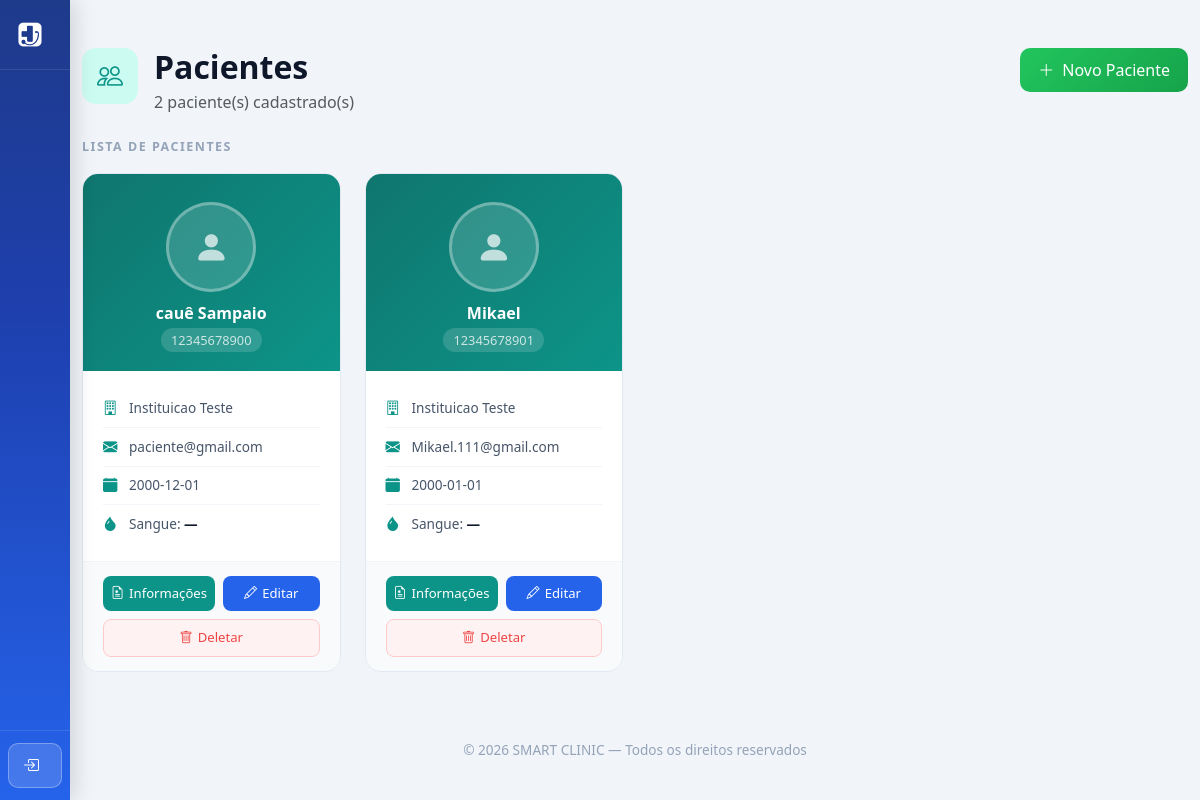
Before: /Frontend/paciente.php with the older database file.
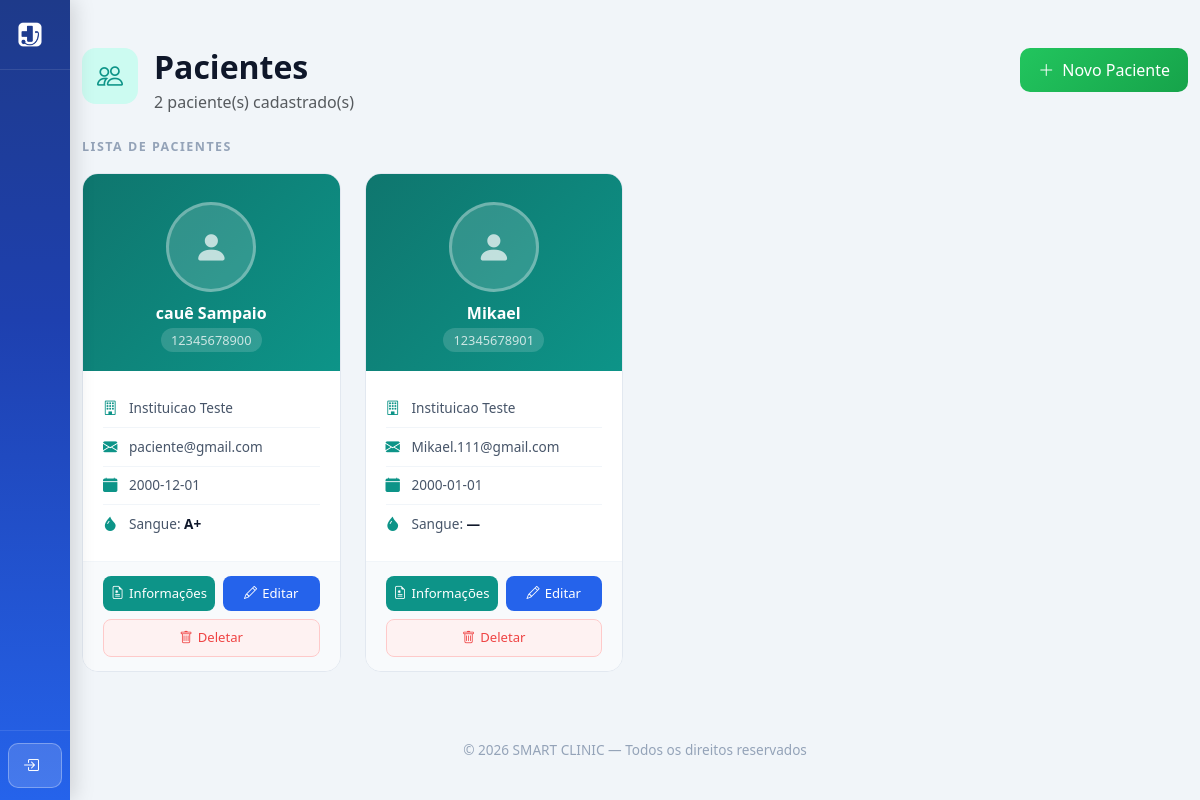
After: the same page with the newer database file.
### tables this page shows
CREATE TABLE `paciente` (
  `cod` int(11) NOT NULL,
  `fk_instituicao_cod` int(11) DEFAULT NULL,
  `cpf` varchar(11) NOT NULL,
  `nome` varchar(100) NOT NULL,
  `data_nascimento` date NOT NULL,
  `email` varchar(100) DEFAULT NULL,
  `senha` varchar(100) DEFAULT NULL,
  `endereco` varchar(200) DEFAULT NULL,
  `foto` varchar(100) DEFAULT NULL
);

CREATE TABLE `instituicao` (
  `cod` int(11) NOT NULL,
  `cnpj` varchar(20) DEFAULT NULL,
  `logo` varchar(200) NOT NULL,
  `email` varchar(100) NOT NULL,
  `senha` varchar(100) NOT NULL,
  `nome` varchar(100) NOT NULL,
  `telefone` varchar(20) NOT NULL,
  `endereco` varchar(200) NOT NULL,
  `status` varchar(20) NOT NULL
);

CREATE TABLE `prontuario` (
  `cod` int(11) NOT NULL,
  `fk_paciente_cpf` varchar(11) DEFAULT NULL,
  `foto` varchar(200) DEFAULT NULL,
  `tipo_sanguineo` varchar(5) DEFAULT NULL,
  `doencas_cronicas` text DEFAULT NULL,
  `doencas_geneticas` text DEFAULT NULL,
  `doencas_autoimunes` text DEFAULT NULL,
  `outros` text DEFAULT NULL
);

### Backend/controller/Database.php (called while the page is built)
<?php
class Database {
    private static $instance = null;
    public static function getConnection() {
        if (self::$instance === null) {
            $host = '127.0.0.1';
            $db   = 'smartclinic';
            $user = 'root';
            $pass = '';
            $charset = 'utf8mb4';
            $dsn = "mysql:host=$host;dbname=$db;charset=$charset";
            $options = [
                PDO::ATTR_ERRMODE => PDO::ERRMODE_EXCEPTION,
                PDO::ATTR_DEFAULT_FETCH_MODE => PDO::FETCH_ASSOC,
                PDO::ATTR_EMULATE_PREPARES => false,
            ];
            self::$instance = new PDO($dsn, $user, $pass, $options);
        }
        return self::$instance;
    }
}

### Backend/controller/PacienteController.php (called while the page is built, shortened)
<?php
require_once $_SERVER['DOCUMENT_ROOT'] . '/SMART-CLINIC-A/Backend/dao/PacienteDAO.php';
class PacienteController extends BaseController {
    private $dao;
    public function __construct() {
        $this->dao = new PacienteDAO();
    }
    public function getAll() {
        return $this->dao->getAll();
    }
}

### Backend/dao/BaseDAO.php (called while the page is built, shortened)
<?php
require_once $_SERVER['DOCUMENT_ROOT'] . '/SMART-CLINIC-A/Backend/controller/Database.php';
class BaseDAO {
    public function __construct() {
        $this->db = Database::getConnection();
    }
}

### Backend/dao/PacienteDAO.php (called while the page is built, shortened)
<?php
require_once $_SERVER['DOCUMENT_ROOT'] . '/SMART-CLINIC-A/Backend/dao/BaseDAO.php';
class PacienteDAO extends BaseDAO {
    public function getAll() {
        $stmt = $this->db->query('SELECT p.*, i.nome as instituicao_nome FROM paciente p LEFT JOIN instituicao i ON p.fk_instituicao_cod = i.cod');
        return $stmt->fetchAll();
    }
}

### Backend/controller/ProntuarioController.php (called while the page is built, shortened)
<?php
require_once __DIR__ . '/../dao/ProntuarioDAO.php';
class ProntuarioController extends BaseController {
    private $dao;
    public function __construct() {
        $this->dao = new ProntuarioDAO();
    }
    public function getAll() {
        return $this->dao->getAll();
    }
}

### Backend/dao/ProntuarioDAO.php (called while the page is built, shortened)
<?php
require_once __DIR__ . '/BaseDAO.php';
class ProntuarioDAO extends BaseDAO {
    public function getAll() {
        $stmt = $this->db->query('SELECT p.*, pac.nome as paciente_nome FROM prontuario p LEFT JOIN paciente pac ON p.fk_paciente_cpf = pac.cpf');
        return $stmt->fetchAll();
    }
}

### Frontend/paciente.php (the view, shortened to what the changed rows need)
<?php
require_once $_SERVER['DOCUMENT_ROOT'] . '/SMART-CLINIC-A/Backend/controller/PacienteController.php';
require_once $_SERVER['DOCUMENT_ROOT'] . '/SMART-CLINIC-A/Backend/controller/ProntuarioController.php';
$pacController   = new PacienteController();
$prontController = new ProntuarioController();
$isPaciente   = isset($_SESSION['role']) && $_SESSION['role'] === 'paciente';
$logadoCod    = $_SESSION['user_id'] ?? null;
$action     = $_GET['action'] ?? 'list';
$pacientes   = $isPaciente ? [$pacController->getById($logadoCod)] : $pacController->getAll();
$prontuarios = $prontController->getAll();
$prontMap = [];
foreach ($prontuarios as $p) {
    $prontMap[$p['fk_paciente_cpf']] = $p;
}
?>
<!DOCTYPE html>
<html lang="pt-BR">
<head>
    <link href="https://cdn.jsdelivr.net/npm/bootstrap@5.3.2/dist/css/bootstrap.min.css" rel="stylesheet">
    <link href="https://cdn.jsdelivr.net/npm/bootstrap-icons@1.11.1/font/bootstrap-icons.css" rel="stylesheet">
</head>
<body>
<section class="py-5">
<div class="container-lg" style="max-width:1200px;">
<?php
if ($action == 'list'): ?>
<div class="d-flex justify-content-between align-items-start mb-4">
    <div class="d-flex align-items-start gap-3">
        <div>
            <h2 class="title mb-1">Pacientes</h2>
        </div>
    </div>
</div>
<div class="row g-4">
<?php foreach ($pacientes as $pac):
    $pront   = $prontMap[$pac['cpf']] ?? null;
    $fotoSrc = !empty($pac['foto']) ? FOTO_PAC_URL . htmlspecialchars($pac['foto']) : '';
?>
<div class="col-xl-3 col-lg-4 col-md-6">
    <div class="pac-card">
        <div class="pac-card-header">
            <?php if ($fotoSrc): ?>
                <img src="<?= $fotoSrc ?>" alt="Foto" class="pac-avatar">
            <?php else: ?>
                <div class="pac-avatar-placeholder"><i class="bi bi-person-fill"></i></div>
            <?php endif; ?>
            <h5><?= htmlspecialchars($pac['nome']) ?></h5>
            <span><?= htmlspecialchars($pac['cpf']) ?></span>
        </div>
        <div class="pac-card-body">
            <div class="pac-info-row">
                <i class="bi bi-building"></i>
                <span><?= htmlspecialchars($pac['instituicao_nome'] ?? '—') ?></span>
            </div>
            <div class="pac-info-row">
                <i class="bi bi-envelope-fill"></i>
                <span style="word-break:break-all;"><?= htmlspecialchars($pac['email'] ?? '—') ?></span>
            </div>
            <div class="pac-info-row">
                <i class="bi bi-calendar-fill"></i>
                <span><?= htmlspecialchars($pac['data_nascimento'] ?? '—') ?></span>
            </div>
            <div class="pac-info-row">
                <i class="bi bi-droplet-fill"></i>
                <span>Sangue: <strong><?= htmlspecialchars($pront['tipo_sanguineo'] ?? '—') ?></strong></span>
            </div>
        </div>
        <div class="pac-card-footer">
            <button class="btn-card-info"
                onclick='abrirProntuario(<?= json_encode([
                    "nome"             => $pac["nome"],
                    "cpf"              => $pac["cpf"],
                    "foto"             => $fotoSrc,
                    "pront_cod"        => $pront["cod"] ?? null,
                    "tipo_sanguineo"   => $pront["tipo_sanguineo"]    ?? "",
                    "doencas_cronicas" => $pront["doencas_cronicas"]  ?? "",
                    "doencas_geneticas"=> $pront["doencas_geneticas"] ?? "",
                    "doencas_autoimunes"=>$pront["doencas_autoimunes"]?? "",
                    "outros"           => $pront["outros"]            ?? "",
                    "pac_cpf"          => $pac["cpf"]
                ], JSON_HEX_APOS) ?>)'>
                <i class="bi bi-file-earmark-medical"></i> Informações
            </button>
            <?php if (!$isPaciente): ?>
            <a href="paciente.php?action=edit&id=<?= $pac['cod'] ?>" class="btn-card-edit">
                <i class="bi bi-pencil"></i> Editar
            </a>
            <form method="POST" style="flex:1;" onsubmit="return confirm('Deletar este paciente e seus dados?')">
                <button type="submit" class="btn-card-delete w-100">
                    <i class="bi bi-trash"></i> Deletar
                </button>
            </form>
            <?php endif; ?>
        </div>
    </div>
</div>
<?php endforeach; ?>
</div>
<?php
endif; ?>
</div>
</section>
</body>
</html>

Changed rows visible on the page:
changed paciente "cauê Sampaio": cpf.tipo_sanguineo "—" → "A+"
